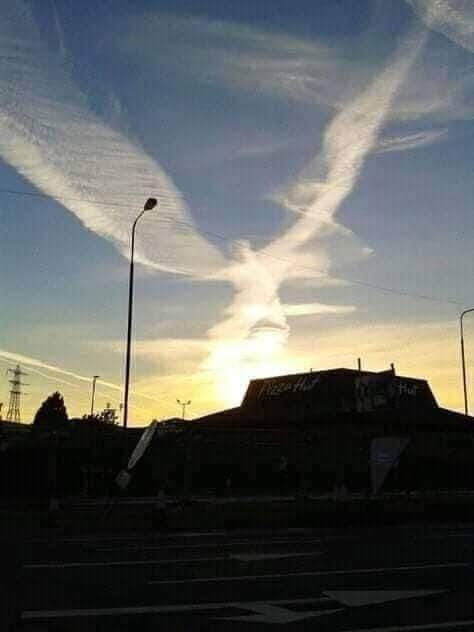
#> input picture 1.jpg, 474 x 632 px
$ jupyter execute 60.ipynb   (older library calls are emulated)
#> lines starting #> are read from the running program, lines starting #| are printed output that depends on the picture
#> the answer given: 1.jpg
[cell 1]
import cv2
import numpy as np
import matplotlib.pyplot as plt

[cell 2]
# Створемо клас для фільтрів
class ImageFilters:
    def __init__(self, image_path):
#> called with image_path = '1.jpg'
        self.image = cv2.imread(image_path) # Зчитування зображення з диску
#> self.image is the input picture: shape (632, 474, 3); mean B, G, R 95, 97.1, 94.8

    # Функція для відображення зображення
    def show_image(self, image, title):
        plt.imshow(image, cmap='gray')
        plt.title(title)
        plt.axis('off')
        plt.show()

    # Фільтр Собеля
    def sobel_filter(self):

        # перетворемо зображення на відтінки сірого
        gray = cv2.cvtColor(self.image, cv2.COLOR_BGR2GRAY)
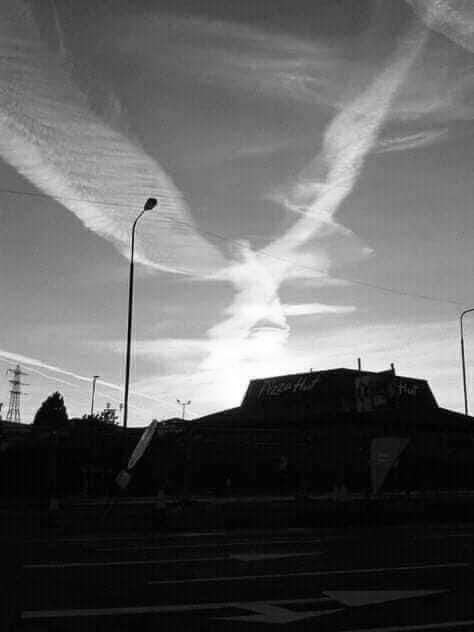
#> gray: shape (632, 474); min 0, max 255, mean 96.2

        # обчислюємо градієнти по осях x та y відповідно
        sobel_x = cv2.Sobel(gray, cv2.CV_64F, 1, 0, ksize=3)
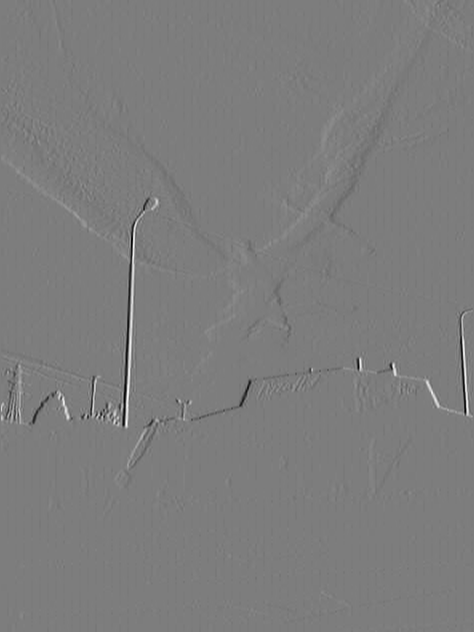
#> sobel_x: shape (632, 474) float64; min -804, max 832, mean 0.1; drawn with min black and max white
        sobel_y = cv2.Sobel(gray, cv2.CV_64F, 0, 1, ksize=3)
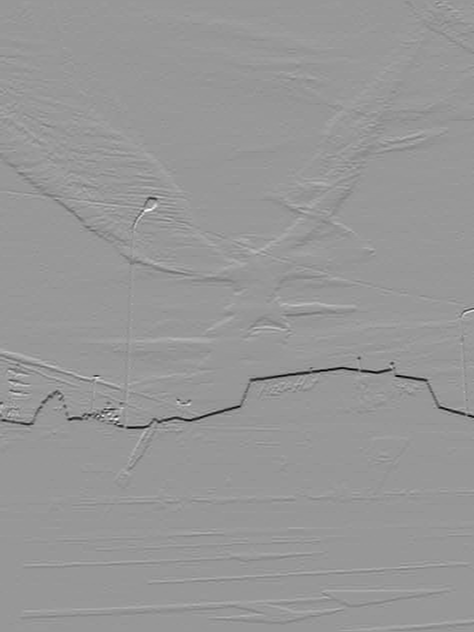
#> sobel_y: shape (632, 474) float64; min -851, max 580, mean -0.9; drawn with min black and max white

        # обчислюємо величину та орієнтацію градієнта
        sobel_result = np.sqrt(sobel_x**2 + sobel_y**2)
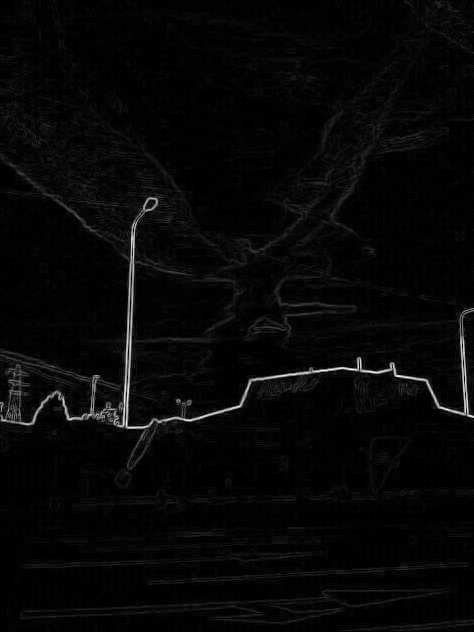
#> sobel_result: shape (632, 474) float64; min 0, max 870.6, mean 25; drawn with min black and max white
        sobel_result *= 255.0 / sobel_result.max()
        return sobel_result

    # Фільтр Кенні
    def canny_filter(self):
        canny_result = cv2.Canny(self.image, 50, 150)
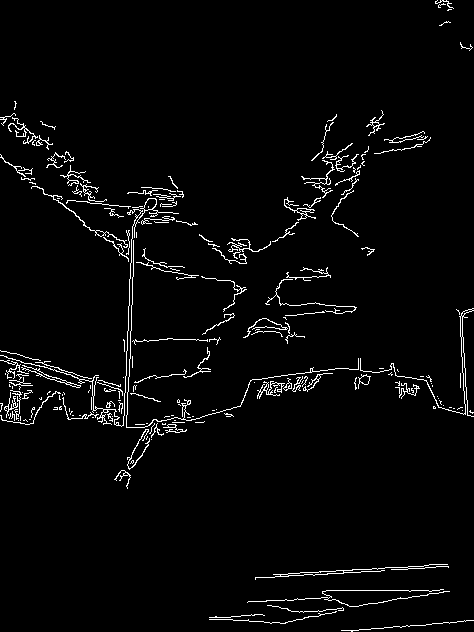
#> canny_result: shape (632, 474); 3% white in thin lines or dots
        return canny_result

    # Фільтр Робертса
    def roberts_filter(self):
        roberts_kernel_x = np.array([[1, 0], [0, -1]], dtype=np.float32)
        roberts_kernel_y = np.array([[0, 1], [-1, 0]], dtype=np.float32)
        roberts_x = cv2.filter2D(self.image, -1, roberts_kernel_x)
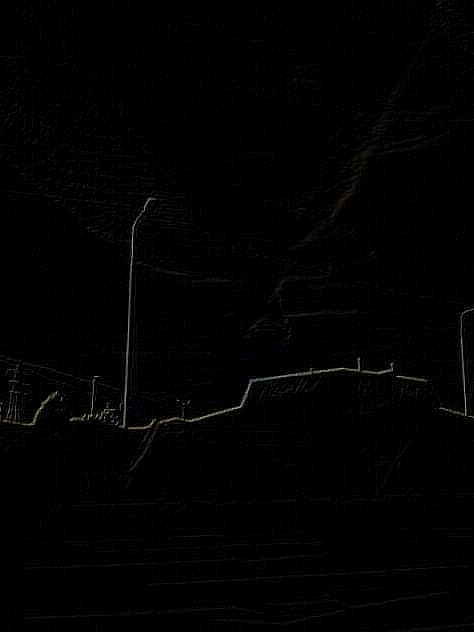
#> roberts_x: shape (632, 474, 3); mean B, G, R 1.9, 1.9, 1.9
        roberts_y = cv2.filter2D(self.image, -1, roberts_kernel_y)
        roberts_result = cv2.addWeighted(roberts_x, 0.5, roberts_y, 0.5, 0)
        return roberts_result

    # Порівняння фільтрів
    def run(self):
        if self is None:
            print("Зображення не знайдено!")
            return

        sobel_result = self.sobel_filter()
        canny_result = self.canny_filter()
        roberts_result = self.roberts_filter()

        # Порівняння результатів
        plt.figure(figsize=(12, 8))
        plt.subplot(1, 3, 1)
        plt.imshow(sobel_result, cmap='gray')
        plt.title('Фільтр Собеля')
        plt.axis('off')

        plt.subplot(1, 3, 2)
        plt.imshow(canny_result, cmap='gray')
        plt.title('Фільтр Кенні')
        plt.axis('off')

        plt.subplot(1, 3, 3)
        plt.imshow(roberts_result, cmap='gray')
        plt.title('Фільтр Робертса')
        plt.axis('off')

        plt.tight_layout()
        plt.show()
#> figure, not shown here; B, G, R data is drawn as R, G, B
